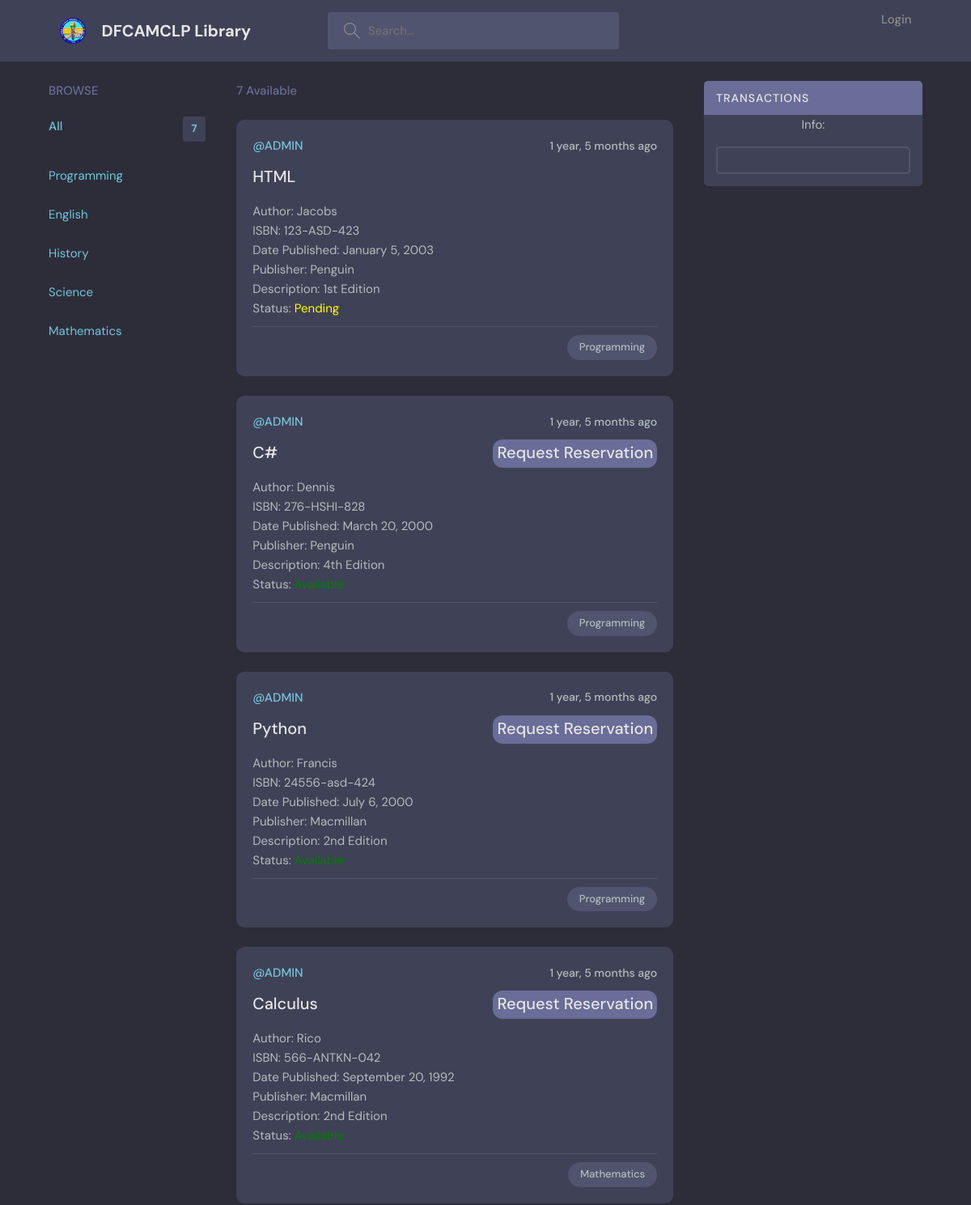
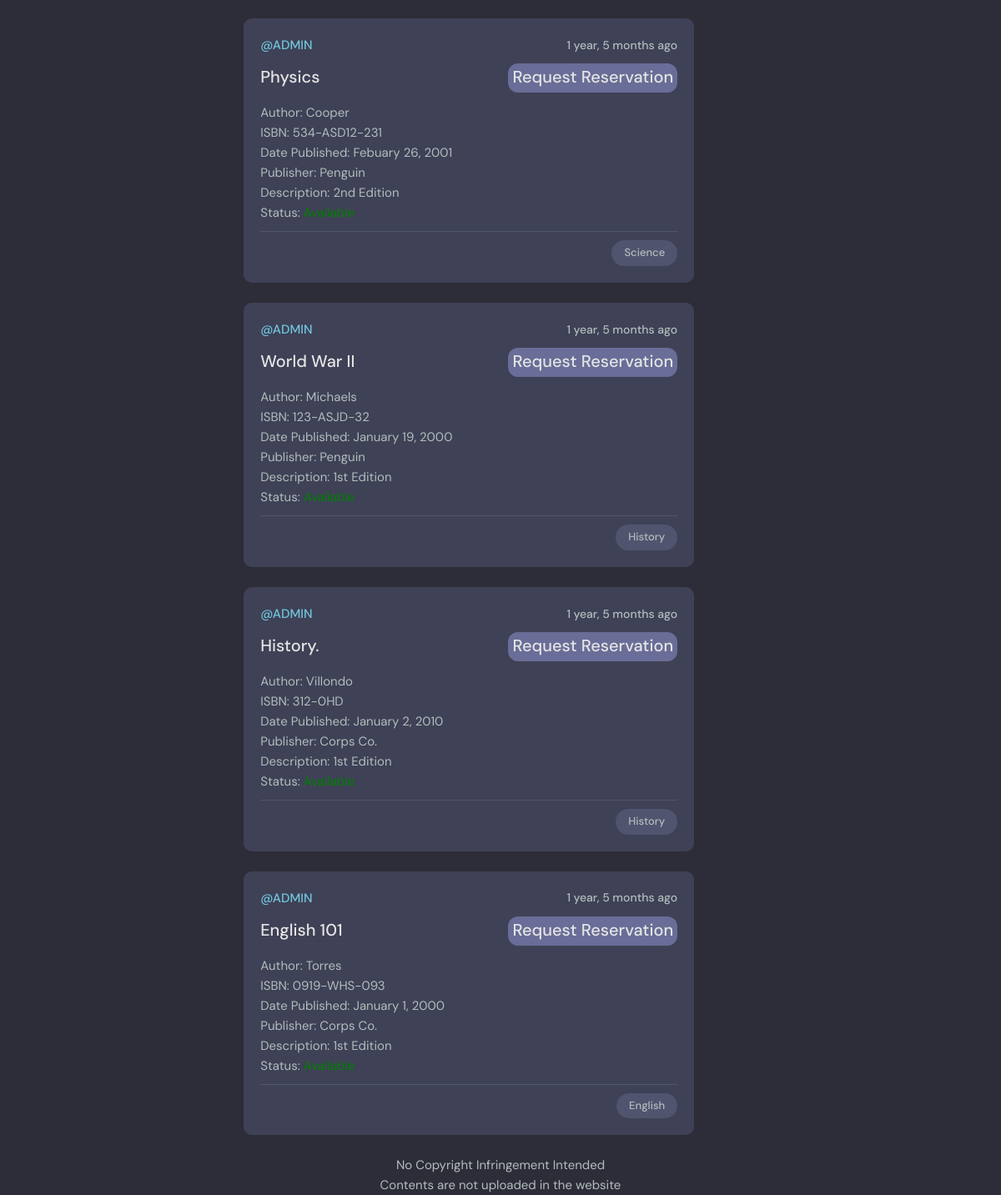
The page /home on the database its author committed (2 pictures, top to bottom).
### base/models.py (models this page shows, shortened)
class Topic(models.Model):
    name = models.CharField(max_length=200)

class Room(models.Model):
    host = models.ForeignKey(User, on_delete=models.SET_NULL, null=True)
    topic = models.ForeignKey(Topic, on_delete=models.SET_NULL, null=True)
    name = models.CharField(max_length=200)
    author = models.CharField(max_length=200)
    serialnumber = models.CharField(max_length=200)
    date_published = models.CharField(max_length=200)
    publisher = models.CharField(max_length=200)
    status = models.IntegerField(default = 0)
    description = models.TextField(max_length=200)
    participants = models.ManyToManyField(
        User, related_name='participants', blank=True)
    updated = models.DateTimeField(auto_now=True)
    created = models.DateTimeField(auto_now_add=True)
    class Meta:
        ordering = ['-updated','-created']

class User(AbstractUser):
    name = models.CharField(max_length=200, null=True)
    email = models.EmailField(null = True, unique=True)
    bio = models.TextField(null=True)
    USERNAME_FIELD =  'email'
    REQUIRED_FIELDS = ['username']

### base/views.py (the view)
# urls.py: path('home', views.home, name="home"),
def home(request):
    q = request.GET.get('q') if request.GET.get('q') != None else ''
    binfo=Reservation.objects.all()
    binfo2=Reservation2.objects.all()
    binfo3=Reservation3.objects.all()
    binfo4=Reservation4.objects.all()
    rooms = Room.objects.filter(
        Q(topic__name__icontains=q) |
        Q(name__icontains=q) |
        Q(author__icontains=q) |
        Q(status__icontains=q) |
        Q(serialnumber__icontains=q) |
        Q(description__icontains=q)
        )
    topics = Topic.objects.all()
    room_count = Room.objects.filter(status=0).count()
    room_messages = Message.objects.filter(Q(room__topic__name__icontains=q))
    context = {'rooms':rooms, 'topics': topics, 'room_count': room_count, 'room_messages': room_messages, 'binfo':binfo, 'binfo2':binfo2,'binfo3':binfo3,'binfo4':binfo4 }
    return render(request,'base/home.html',context)

### base/templates/base/home.html (shortened to what this page needs)
{% extends 'main.html' %}
{% block content %}
    <main class="layout layout--3">
      <div class="container">
        {% include 'base/topics_component.html' %}
        <div class="roomList">
          <div class="roomList__header">
            <div>
              <p>{{room_count}} Available</p>
            </div>
          </div>
        {% include 'base/feed_component.html' %}
        </div>
        {% include 'base/activity_component.html' %}
      </div>
    </main>
{% endblock %}

### base/templates/base/topics_component.html (shortened to what this page needs)
<div class="topics">
    <div class="topics__header">
      <h2>Browse</h2>
    </div>
    <ul class="topics__list">
      <li>
        <a href="{% url 'home' %}" class="active">All <span>{{room_count}}</span></a>
      </li>
      {% for topic in topics %}
      <ul>
        <a href="{% url 'home' %}?q={{topic.name}}">{{topic.name}}</a>
      </ul>
      <br>
      {% endfor %}
    </ul>
  </div>

### base/templates/base/feed_component.html (shortened to what this page needs)
{% load static %}
{% for room in rooms %}
{% if not room.status == 4 %}
<div class="roomListRoom">
  <div class="roomListRoom__header">
      <a class="roomListRoom__author">@{{room.host.username}}</a>
    <div class="roomListRoom__actions">
      <span>{{room.created|timesince}} ago</span>
    </div>
  </div>
  <div class="roomListRoom__content" >
   {% if not user.is_superuser %}<a>{{room.name}}</a> {% endif %}
    {% if not user.is_superuser %}
    {% if room.status == 0 %}
    <button class = "resdesbtn" name = "resbtn" type = "button"> <a href="{% url 'borrow-room' room.id %}">Request Reservation</a></button>
    {% endif %}
    {% endif %}
    <br>
    <p>Author: {{room.author}}</p>
    <p>ISBN: {{room.serialnumber}}</p>
    <p>Date Published: {{room.date_published}}</p>
    <p>Publisher: {{room.publisher}}</p>
    <p>Description: {{room.description}}</p>
    {% if room.status == 0 %}
    <p>Status: <FONT COLOR = "Green">Available</FONT></p>
    {% endif %}
    {% if room.status == 1 %}
    <p>Status: <FONT COLOR = "Yellow">Pending</FONT></p>
    {% endif %}
  </div>
  <div class="roomListRoom__meta">
    <p class="roomListRoom__topic">{{room.topic.name}}</p>
  </div>
</div>
{% endif %}
{% endfor %}

### static/styles/style.css (style rules this page uses)
:root { --color-main: #71c6dd; --color-main-light: #e1f6fb; --color-dark: #3f4156; --color-dark-medium: #51546e; --color-dark-light: #696d97; --color-light: #e5e5e5; --color-gray: #8b8b8b; --color-light-gray: #b2bdbd; --color-bg: #2d2d39; --color-success: #5dd693; --color-error: #fc4b0b; }
* { font-family: "DM Sans", -apple-system, BlinkMacSystemFont, "Segoe UI", Roboto, Oxygen, Ubuntu, Cantarell, "Open Sans", "Helvetica Neue", sans-serif; margin: 0; padding: 0; box-sizing: border-box; text-rendering: optimizeLegibility; font-size: inherit; }
html { font-size: 56.25%; }
@media only screen and (min-width: 1200px) { html { font-size: 62.5%; } }
body { line-height: 1.6; font-weight: 400; font-size: 1.5rem; color: var(--color-light-gray); background-color: var(--color-bg); min-height: 100vh; }
a { display: inline-block; color: var(--color-main); text-decoration: none; }
.container { max-width: 120rem; width: 90%; margin: auto; }
.layout { margin-top: 2.4rem; }
.layout > .container { display: flex; justify-content: space-between; align-items: flex-start; }
.layout--3 > .container > div:first-child { flex-basis: 18%; max-width: 22.5rem; }
.layout--3 > .container > div:nth-child(2) { flex-basis: 50%; }
.topics__header { margin-bottom: 2rem; }
.topics__header h2 { text-transform: uppercase; font-weight: 500; color: var(--color-dark-light); }
.topics__list { list-style: none; }
.topics__list li a { display: flex; justify-content: space-between; margin-bottom: 3rem; font-weight: 500; color: var(--color-light-gray); transition: all 0.3s ease-in-out; }
.topics__list li a.active, .topics__list li a:hover { color: var(--color-main); }
.topics__list li a span { padding: 0.5rem 1rem; background-color: var(--color-dark); border-radius: 3px; font-size: 1.3rem; font-weight: 700; letter-spacing: 1px; }
.roomList__header { display: flex; justify-content: space-between; align-items: center; margin-bottom: 2.4rem; }
.roomList__header p { font-weight: 500; color: var(--color-dark-light); }
.roomListRoom { margin-bottom: 2.4rem; background-color: var(--color-dark); border-radius: 1rem; padding: 2rem; }
.roomListRoom__header { display: flex; justify-content: space-between; align-items: center; }
.roomListRoom__author { font-weight: 500; display: flex; align-items: center; gap: 1rem; }
.roomListRoom__actions { display: flex; align-items: flex-start; gap: 1rem; position: relative; }
.roomListRoom__actions span { font-size: 1.4rem; font-weight: 500; }
.roomListRoom__content { margin: 1rem 0; }
.roomListRoom__content a { font-size: 2rem; font-weight: 500; margin-bottom: 1.5rem; color: var(--color-light); transition: all 0.3s ease-in-out; }
.roomListRoom__meta { border-top: 1px solid var(--color-dark-medium); padding-top: 1rem; display: flex; align-items: center; justify-content: space-between; }
.roomListRoom__topic { padding: 5px 1.5rem; background-color: var(--color-dark-medium); border-radius: 5rem; font-weight: 500; font-size: 1.3rem; }

### base/templates/base/feed_component.html (style rules this page uses)
.resdesbtn { height: 35px; font-size: 10px; background-color: #696d97; border-radius: 12px; padding-left: 5px; padding-top: 3px; padding-bottom: 5px; padding-right: 5px; border: none; float: right; }

### rows shown on the page
Topic: name "Programming"
Topic: name "English"
Topic: name "History"
Topic: name "Science"
Topic: name "Mathematics"
Room: host.username "ADMIN", created "1 year, 5 months", name "HTML", author "Jacobs", serialnumber "123-ASD-423", date_published "January 5, 2003", publisher "Penguin", description "1st Edition", shows "Status:", status "Pending", topic.name "Programming"
Room: host.username "ADMIN", created "1 year, 5 months", name "C#", status "Request Reservation", author "Dennis", serialnumber "276-HSHI-828", date_published "March 20, 2000", publisher "Penguin", description "4th Edition", shows "Status:", topic.name "Programming"
Room: host.username "ADMIN", created "1 year, 5 months", name "Python", status "Request Reservation", author "Francis", serialnumber "24556-asd-424", date_published "July 6, 2000", publisher "Macmillan", description "2nd Edition", shows "Status:", topic.name "Programming"
Room: host.username "ADMIN", created "1 year, 5 months", name "Calculus", status "Request Reservation", author "Rico", serialnumber "566-ANTKN-042", date_published "September 20, 1992", publisher "Macmillan", description "2nd Edition", shows "Status:", topic.name "Mathematics"
Room: host.username "ADMIN", created "1 year, 5 months", name "Physics", status "Request Reservation", author "Cooper", serialnumber "534-ASD12-231", date_published "Febuary 26, 2001", publisher "Penguin", description "2nd Edition", shows "Status:", topic.name "Science"
Room: host.username "ADMIN", created "1 year, 5 months", name "World War II", status "Request Reservation", author "Michaels", serialnumber "123-ASJD-32", date_published "January 19, 2000", publisher "Penguin", description "1st Edition", shows "Status:", topic.name "History"
Room: host.username "ADMIN", created "1 year, 5 months", name "History.", status "Request Reservation", author "Villondo", serialnumber "312-0HD", date_published "January 2, 2010", publisher "Corps Co.", description "1st Edition", shows "Status:", topic.name "History"
Room: host.username "ADMIN", created "1 year, 5 months", name "English 101", status "Request Reservation", author "Torres", serialnumber "0919-WHS-093", date_published "January 1, 2000", publisher "Corps Co.", description "1st Edition", shows "Status:", topic.name "English"

### other values the page prints
{{ room_count }} "7"
